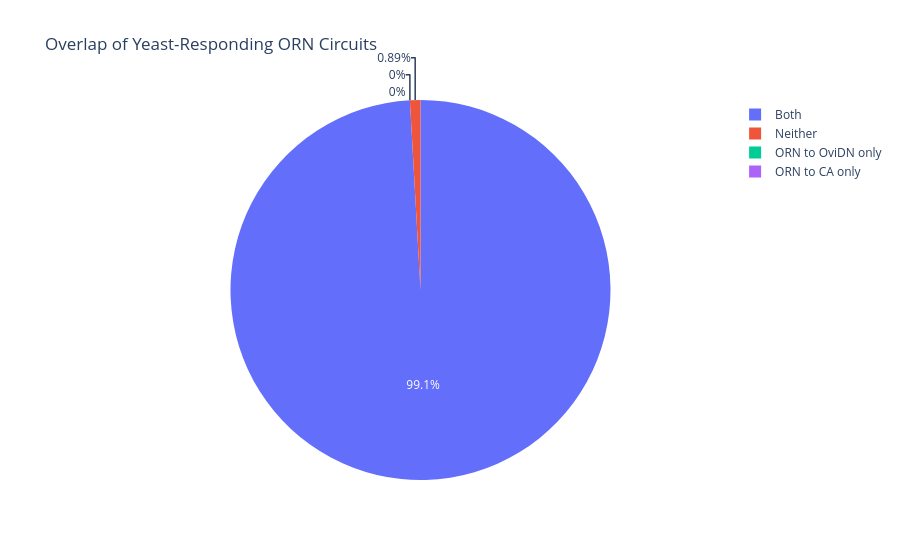

The notebook cell saved with this chart:
### Markdown cell above
## ORN overlap

### Code cell
import pandas as pd
import plotly.graph_objects as go

yeast_orns = pd.read_csv('data/yeast_orns.csv')['root_id']
given_neurons = pd.read_csv('data/given_neurons.csv')
ovidns = given_neurons[given_neurons['group'] == "OviDN"]['root_id']
ca = given_neurons[given_neurons['group'] == "CA"]['root_id']
edge_list = pd.read_csv('out/master_edge_list_with_direction.csv')

orn_ovidn_edges = edge_list[edge_list['direction'] == 'ORN_to_oviDN']
orn_ca_edges = edge_list[edge_list['direction'] == 'ORN_to_CA']

orns_ovidns_only = set(orn_ovidn_edges[orn_ovidn_edges['pre_root_id'].isin(yeast_orns)]['pre_root_id'].unique())
orns_ca_only = set(orn_ca_edges[orn_ca_edges['pre_root_id'].isin(yeast_orns)]['pre_root_id'].unique())
orns_both = orns_ovidns_only & orns_ca_only
orns_neither = set(yeast_orns.unique()) - orns_ovidns_only - orns_ca_only - orns_both
orns_ovidns_only = orns_ovidns_only - orns_both
orns_ca_only = orns_ca_only - orns_both

# Prepare data for the pie chart
labels = ['ORN to OviDN only', 'ORN to CA only', 'Both', 'Neither']
values = [len(orns_ovidns_only), len(orns_ca_only), len(orns_both), len(orns_neither)]

fig = go.Figure(data=[go.Pie(labels=labels, values=values, hole=0)])

fig.update_layout(
    title="Overlap of Yeast-Responding ORN Circuits",
    annotations=[dict(text="", x=0.5, y=0.5, font_size=20, showarrow=False)]
)

fig.show()

### Figure 1 — Plotly figure (JSON) as saved in the notebook; plotly's stock layout.template omitted (floating-point values rounded to 4 significant figures)
{"data": [{"hole": 0, "labels": ["ORN to OviDN only", "ORN to CA only", "Both", "Neither"], "type": "pie", "values": [0, 0, 557, 5]}], "layout": {"annotations": [{"font": {"size": 20}, "showarrow": false, "text": "", "x": 0.5, "y": 0.5}], "title": {"text": "Overlap of Yeast-Responding ORN Circuits"}}}
